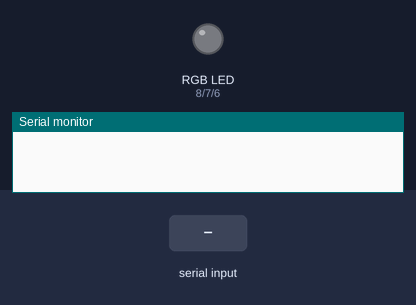
Bench run of a sketch on a simulated Arduino Uno, built with avr-gcc and run on an emulated ATmega328P. Shown: an RGB LED mixed from three pins (HIGH = lit), the last lines printed to the serial monitor. Inputs (shaded band) come from the test bench. Dim RGB values are drawn brighter than linear.

Above: at 1.2 s.
1.3 s: "90,45,200\n" received over Serial
At 2.5 s:
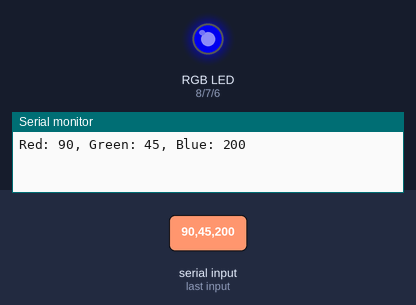
2.8 s: "30,150,10\n" received over Serial
At 3.8 s:
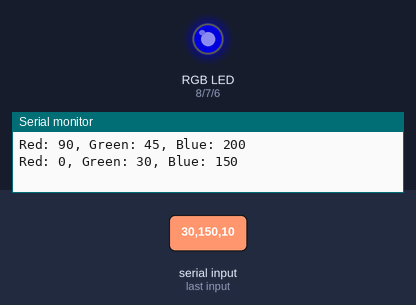
5.8 s: "30,150\n" received over Serial
At 8.0 s:
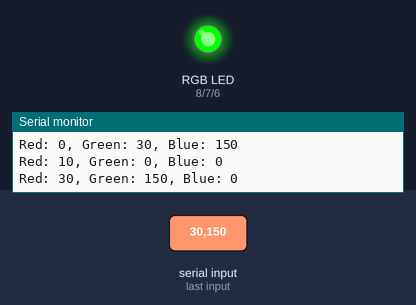
8.3 s: "200\n" received over Serial
At 10.6 s:
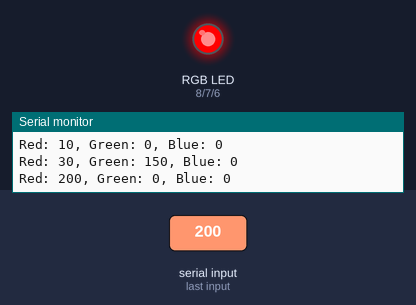
11.3 s: "1,90,45\n" received over Serial
At 12.5 s:
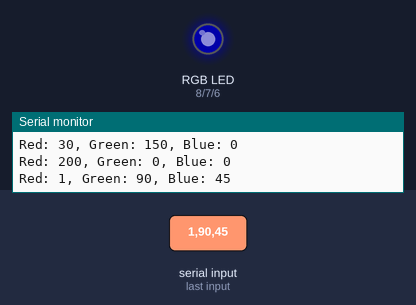
12.8 s: "1,90\n" received over Serial
At 13.8 s:
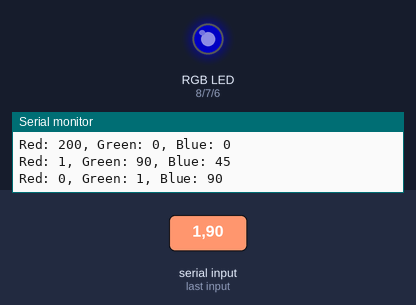
Timing chart, 0 to 17.3 s (numbered marks = the images above; inputs shaded):
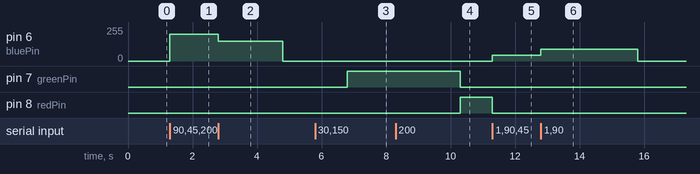

The sketch:

Exercise7.ino
```cpp
// Define pins for RGB LED
const int redPin = 8;    // Pin connected to the red channel
const int greenPin = 7;  // Pin connected to the green channel
const int bluePin = 6;   // Pin connected to the blue channel

void setup() {
  // put your setup code here, to run once:

  Serial.begin(115200); // Start serial communication

  // Set RGB pins as output
  pinMode(redPin, OUTPUT);
  pinMode(greenPin, OUTPUT);
  pinMode(bluePin, OUTPUT);

}

void loop() {
  // put your main code here, to run repeatedly:

   if (Serial.available() > 0) {
    // Read and parse the three integers from the input string
    int redValue = Serial.parseInt();   // Parse the first integer
    int greenValue = Serial.parseInt(); // Parse the second integer
    int blueValue = Serial.parseInt();  // Parse the third integer

    // Constrain values to 0-255 to avoid invalid input
    redValue = constrain(redValue, 0, 255);
    greenValue = constrain(greenValue, 0, 255);
    blueValue = constrain(blueValue, 0, 255);

     // Write the values to the RGB LED
    analogWrite(redPin, redValue);
    analogWrite(greenPin, greenValue);
    analogWrite(bluePin, blueValue);

     // Debugging output
    Serial.print("Red: ");
    Serial.print(redValue);
    Serial.print(", Green: ");
    Serial.print(greenValue);
    Serial.print(", Blue: ");
    Serial.println(blueValue);
  }

}
```

Measured:
- after the input at 1.3 s, pin 6 (bluePin): 0/255 → 200/255 at once
- after the input at 2.8 s, pin 6 (bluePin): 200/255 → 150/255 at once, → 0/255 2.0 s later
- after the input at 5.8 s, pin 7 (greenPin): LOW → HIGH after 1.0 s
- after the input at 8.3 s, pin 7 (greenPin): HIGH → LOW after 2.0 s; pin 8 (redPin): LOW → HIGH after 2.0 s
- after the input at 11.3 s, pin 6 (bluePin): 0/255 → 45/255 at once; pin 8 (redPin): HIGH → LOW at once
- after the input at 12.8 s, pin 6 (bluePin): 45/255 → 90/255 at once, → 0/255 3.0 s later
